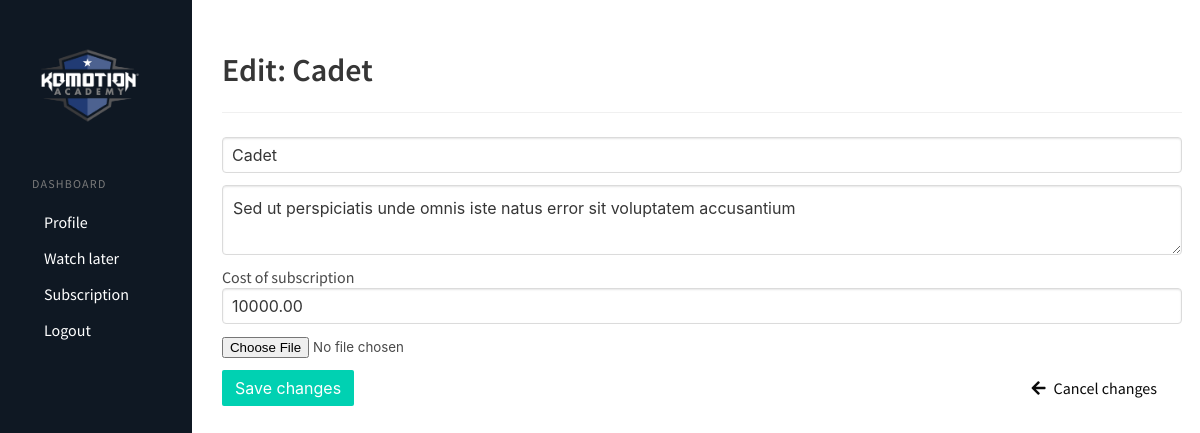
Screenshot of /dashboard/admin/ranks/1/edit with the database file from the repository.
### academy/models.py (models this page shows, shortened)
class Rank(models.Model):
    title = models.CharField(max_length=128)
    description = models.TextField(blank=True, null=True)
    image = models.ImageField(upload_to="rank/", null=True, blank=True)
    cost = models.DecimalField(max_digits=10, decimal_places=2, default=0.0)
    class Meta:
        ordering = ['title']

### academy/views.py (the view, shortened to what this page needs)
# urls.py: path('dashboard/admin/ranks/<int:id>/edit', DashboardAdminRankEdit.as_view(), name="admin_ranks_edit"),
class DashboardAdminRankEdit(TemplateView):
    template_name = 'user/edit_rank.html'
    def get_context_data(self, **kwargs):
        context = super().get_context_data(**kwargs)
        rank = Rank.objects.get(id=self.kwargs['id'])
        context['form'] = RankForm(instance=rank)
        context['rank'] = rank
        return context

### academy/forms.py
class RankForm(forms.ModelForm):
    title = forms.CharField(max_length=128, widget=forms.TextInput(attrs={ 'class': 'input', 'placeholder': 'Title', }))
    cost = forms.CharField(max_length=128, widget=forms.NumberInput(attrs={ 'class': 'input', 'placeholder': 'Cost', }))
    description = forms.CharField(max_length=256, widget=forms.Textarea(attrs={ 'class': 'textarea', 'placeholder': 'Description', 'rows': 2 }), required=False)
    class Meta:
        model = Rank
        fields = ('title', 'description', 'image', 'cost',)

### academy/templates/user/edit_rank.html (shortened to what this page needs)
{% extends '../base/dashboard.html' %}
{% block content %}
    <section>
        <div class="container">
            <div class="level is-mobile">
                <div class="level-left">
                    <div class="level-item">
                        <h2 class="title is-3">Edit: {{ rank.title }}</h2>
                    </div>
                </div>
            </div>
            <hr>
            <form action="{% url 'academy:admin_ranks_edit' id=rank.id %}" method="post" enctype="multipart/form-data">
                <div class="field">
                    {{ form.title }}
                </div>
                <div class="field">
                    {{ form.description }}
                </div>
                <div class="field">
                    <label for="id_cost">Cost of subscription</label>
                    {{ form.cost }}
                </div>
                <div class="field">
                    {{ form.image }}
                </div>
                <div class="field">
                    <div class="level is-mobile">
                        <div class="level-left">
                            <div class="level-item">
                                <button type="submit" class="button is-primary">Save changes</button>
                            </div>
                        </div>
                        <div class="level-right">
                            <div class="level-item">
                                <a href="{% url 'academy:admin_ranks' %}" class="button is-white">
                                    <span class="icon"><i class="fas fa-arrow-left"></i></span>
                                    <span>Cancel changes</span>
                                </a>
                            </div>
                        </div>
                    </div>
                </div>
            </form>
        </div>
    </section>
{% endblock content %}

### rows the page displays
Rank: title "Cadet", description "Sed ut perspiciatis unde omnis iste natus error sit voluptatem accusantium", cost "10000.00"
